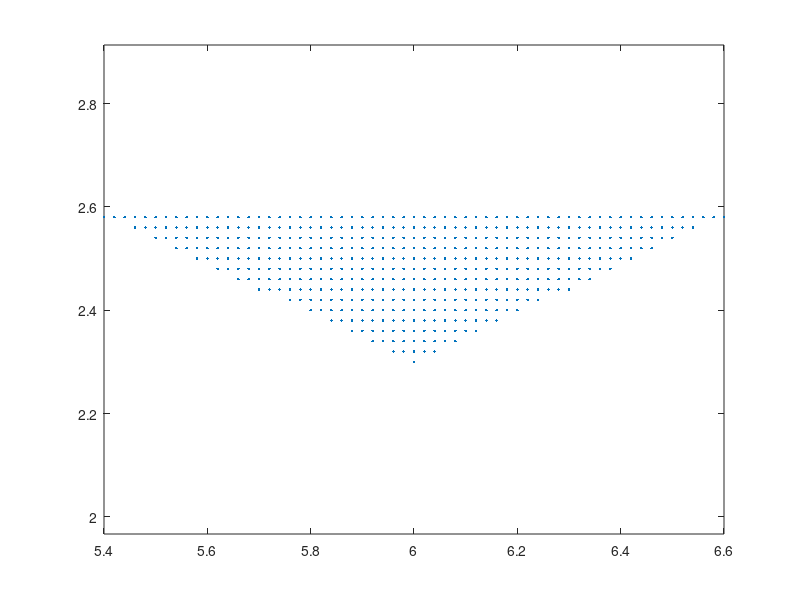

Write the MATLAB code that produced this figure.
%% ---------------------------------------------------------------------
%%
%% Copyright (c) 2019 - 2019 by the IBAMR developers
%% All rights reserved.
%%
%% This file is part of IBAMR.
%%
%% IBAMR is free software and is distributed under the 3-clause BSD
%% license. The full text of the license can be found in the file
%% COPYRIGHT at the top level directory of IBAMR.
%%
%% ---------------------------------------------------------------------

%% Filename: Wedge2d.m
%% Written by Nishant Nangia
 
clear all;
  
PATH = './';
  
WallPath = strcat(PATH,'wedge2d.vertex');
%%
% Domain parameters (note that z dir is actually y dir in IBAMR)
Lx = 12.0; Lz = 3.0;
N = 50*2;
Nx = 6*N;  Nz = 3*N/2;
  
% Dimensional parameters
dx = Lx/Nx; dz = Lz/Nz;
Length = 1.2;
Length_From_Left = Lx/2.0;
Height_Above_Bottom = 2.3;
angle = 25; %degrees
x0 = Length_From_Left;
z0 = Height_Above_Bottom;
  
% From above, calculate the height
Height = Length/2*tan(25*pi/180);
m = Height/(Length/2); % slope of the xz line
br = z0-m*x0;
bl = z0+m*x0;
  
NumPtsX = ceil(Length/dx) + 1
NumPtsZ = ceil(Height/dz) + 1
  
lag_pts = 0;
  
% Generate wedge shape
for k = 1:NumPtsZ
    z = Height_Above_Bottom + (k-1)*dz;
        for i = 1:NumPtsX
            x = Length_From_Left-Length/2 + (i-1)*dx;
            Zr = m*x+br;
            Zl = -m*x+bl;
            if z >= Zr && z >= Zl
              lag_pts = lag_pts+1;
              LagX(lag_pts) = x;
              LagZ(lag_pts) = z;
            end
        end
end


figure;
plot(LagX,LagZ,'.')
axis equal;
  
%% write it in file
  
lag_pts = length(LagZ);
fid = fopen(WallPath,'wt');
fprintf(fid,'%d\n',lag_pts);
  
for i = 1:length(LagX)
    fprintf(fid,'%12.7E\t\t%12.7E\n',LagX(i),LagZ(i));
end
  
fclose(fid);
